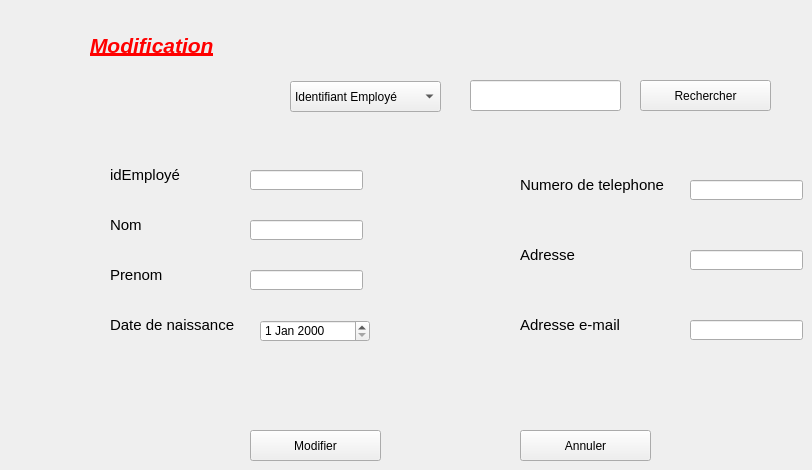
      <widget class="QWidget" name="tab_5">
       <attribute name="title">
        <string>Modifier</string>
       </attribute>
       <widget class="QLabel" name="label_9">
        <property name="geometry">
         <rect>
          <x>110</x>
          <y>210</y>
          <width>111</width>
          <height>31</height>
         </rect>
        </property>
        <property name="text">
         <string>&lt;html&gt;&lt;head/&gt;&lt;body&gt;&lt;p&gt;&lt;span style=&quot; font-size:11pt;&quot;&gt;Nom&lt;/span&gt;&lt;/p&gt;&lt;/body&gt;&lt;/html&gt;</string>
        </property>
       </widget>
       <widget class="QDateEdit" name="dateEdit_2">
        <property name="geometry">
         <rect>
          <x>260</x>
          <y>320</y>
          <width>110</width>
          <height>22</height>
         </rect>
        </property>
       </widget>
       <widget class="QPushButton" name="pushButton_3">
        <property name="geometry">
         <rect>
          <x>520</x>
          <y>430</y>
          <width>131</width>
          <height>31</height>
         </rect>
        </property>
        <property name="text">
         <string>Annuler</string>
        </property>
       </widget>
       <widget class="QLabel" name="label_10">
        <property name="geometry">
         <rect>
          <x>520</x>
          <y>310</y>
          <width>151</width>
          <height>31</height>
         </rect>
        </property>
        <property name="text">
         <string>&lt;html&gt;&lt;head/&gt;&lt;body&gt;&lt;p&gt;&lt;span style=&quot; font-size:11pt;&quot;&gt;Adresse e-mail&lt;/span&gt;&lt;/p&gt;&lt;/body&gt;&lt;/html&gt;</string>
        </property>
       </widget>
       <widget class="QLabel" name="label_11">
        <property name="geometry">
         <rect>
          <x>110</x>
          <y>310</y>
          <width>131</width>
          <height>31</height>
         </rect>
        </property>
        <property name="text">
         <string>&lt;html&gt;&lt;head/&gt;&lt;body&gt;&lt;p&gt;&lt;span style=&quot; font-size:11pt;&quot;&gt;Date de naissance&lt;/span&gt;&lt;/p&gt;&lt;/body&gt;&lt;/html&gt;</string>
        </property>
       </widget>
       <widget class="QLabel" name="label_12">
        <property name="geometry">
         <rect>
          <x>520</x>
          <y>240</y>
          <width>151</width>
          <height>31</height>
         </rect>
        </property>
        <property name="text">
         <string>&lt;html&gt;&lt;head/&gt;&lt;body&gt;&lt;p&gt;&lt;span style=&quot; font-size:11pt;&quot;&gt;Adresse&lt;/span&gt;&lt;/p&gt;&lt;/body&gt;&lt;/html&gt;</string>
        </property>
       </widget>
       <widget class="QLabel" name="label_13">
        <property name="geometry">
         <rect>
          <x>520</x>
          <y>170</y>
          <width>151</width>
          <height>31</height>
         </rect>
        </property>
        <property name="text">
         <string>&lt;html&gt;&lt;head/&gt;&lt;body&gt;&lt;p&gt;&lt;span style=&quot; font-size:11pt;&quot;&gt;Numero de telephone&lt;/span&gt;&lt;/p&gt;&lt;/body&gt;&lt;/html&gt;</string>
        </property>
       </widget>
       <widget class="QLabel" name="label_14">
        <property name="geometry">
         <rect>
          <x>90</x>
          <y>20</y>
          <width>141</width>
          <height>51</height>
         </rect>
        </property>
        <property name="minimumSize">
         <size>
          <width>141</width>
          <height>0</height>
         </size>
        </property>
        <property name="maximumSize">
         <size>
          <width>141</width>
          <height>16777215</height>
         </size>
        </property>
        <property name="text">
         <string>&lt;html&gt;&lt;head/&gt;&lt;body&gt;&lt;p&gt;&lt;span style=&quot; font-size:16pt; font-weight:600; font-style:italic; text-decoration: underline; color:#ff0000;&quot;&gt;Modification&lt;/span&gt;&lt;/p&gt;&lt;/body&gt;&lt;/html&gt;</string>
        </property>
        <property name="wordWrap">
         <bool>false</bool>
        </property>
        <property name="openExternalLinks">
         <bool>false</bool>
        </property>
       </widget>
       <widget class="QLabel" name="label_15">
        <property name="geometry">
         <rect>
          <x>110</x>
          <y>160</y>
          <width>111</width>
          <height>31</height>
         </rect>
        </property>
        <property name="text">
         <string>&lt;html&gt;&lt;head/&gt;&lt;body&gt;&lt;p&gt;&lt;span style=&quot; font-size:11pt;&quot;&gt;idEmployé&lt;/span&gt;&lt;/p&gt;&lt;/body&gt;&lt;/html&gt;</string>
        </property>
       </widget>
       <widget class="QLabel" name="label_16">
        <property name="geometry">
         <rect>
          <x>110</x>
          <y>260</y>
          <width>111</width>
          <height>31</height>
         </rect>
        </property>
        <property name="text">
         <string>&lt;html&gt;&lt;head/&gt;&lt;body&gt;&lt;p&gt;&lt;span style=&quot; font-size:11pt;&quot;&gt;Prenom&lt;/span&gt;&lt;/p&gt;&lt;/body&gt;&lt;/html&gt;</string>
        </property>
       </widget>
       <widget class="QPushButton" name="pushButton_4">
        <property name="geometry">
         <rect>
          <x>250</x>
          <y>430</y>
          <width>131</width>
          <height>31</height>
         </rect>
        </property>
        <property name="text">
         <string>Modifier</string>
        </property>
       </widget>
       <widget class="QPushButton" name="pushButton_5">
        <property name="geometry">
         <rect>
          <x>640</x>
          <y>80</y>
          <width>131</width>
          <height>31</height>
         </rect>
        </property>
        <property name="text">
         <string>Rechercher</string>
        </property>
       </widget>
       <widget class="QLineEdit" name="lineEdit_7">
        <property name="geometry">
         <rect>
          <x>690</x>
          <y>320</y>
          <width>113</width>
          <height>20</height>
         </rect>
        </property>
       </widget>
       <widget class="QLineEdit" name="lineEdit_8">
        <property name="geometry">
         <rect>
          <x>690</x>
          <y>250</y>
          <width>113</width>
          <height>20</height>
         </rect>
        </property>
       </widget>
       <widget class="QLineEdit" name="lineEdit_9">
        <property name="geometry">
         <rect>
          <x>690</x>
          <y>180</y>
          <width>113</width>
          <height>20</height>
         </rect>
        </property>
       </widget>
       <widget class="QLineEdit" name="lineEdit_10">
        <property name="geometry">
         <rect>
          <x>250</x>
          <y>220</y>
          <width>113</width>
          <height>20</height>
         </rect>
        </property>
       </widget>
       <widget class="QLineEdit" name="lineEdit_11">
        <property name="geometry">
         <rect>
          <x>250</x>
          <y>270</y>
          <width>113</width>
          <height>20</height>
         </rect>
        </property>
       </widget>
       <widget class="QLineEdit" name="lineEdit_12">
        <property name="geometry">
         <rect>
          <x>250</x>
          <y>170</y>
          <width>113</width>
          <height>20</height>
         </rect>
        </property>
       </widget>
       <widget class="QLineEdit" name="lineEdit_25">
        <property name="geometry">
         <rect>
          <x>470</x>
          <y>80</y>
          <width>151</width>
          <height>31</height>
         </rect>
        </property>
       </widget>
       <widget class="QComboBox" name="comboBox">
        <property name="geometry">
         <rect>
          <x>290</x>
          <y>81</y>
          <width>151</width>
          <height>31</height>
         </rect>
        </property>
        <item>
         <property name="text">
          <string>Identifiant Employé</string>
         </property>
        </item>
        <item>
         <property name="text">
          <string>Nom</string>
         </property>
        </item>
        <item>
         <property name="text">
          <string>Numéro de télèphone</string>
         </property>
        </item>
       </widget>
      </widget>
